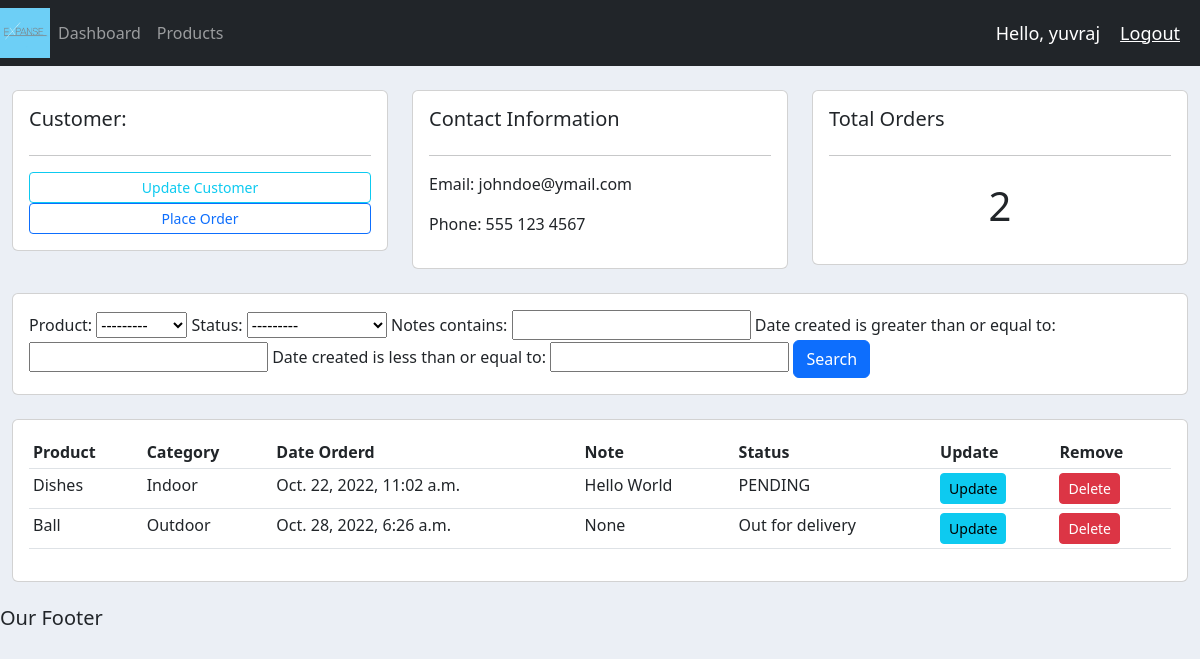
The app's page /customer/1/ (signed in) with its own data.
### accounts/models.py (models this page shows, shortened)
class Customers(models.Model):
    user = models.OneToOneField(User, null=True, on_delete = models.CASCADE)
    name = models.CharField(max_length=200, null=True)
    phone = models.CharField(max_length=200, null = True)
    email = models.CharField(max_length=200, null = True)
    profile_pic = models.ImageField(default = 'profileicon.jpg',null=True, blank=True)
    date_created = models.DateTimeField(auto_now_add=True, null=True)

class Order(models.Model):
    STATUS = (
        ('PENDING', 'PENDING'),
        ('Out for delivery', 'Out for delivery'),
        ('Delivered', 'Delivered'),
    )
    customer = models.ForeignKey(Customers, null= True, on_delete=models.SET_NULL)
    product = models.ForeignKey(Product, null= True, on_delete=models.SET_NULL)
    date_created = models.DateTimeField(auto_now_add=True, null=True)
    status = models.CharField(max_length=200, null=True, choices = STATUS)
    notes = models.TextField(max_length=1000, null=True)

class Product(models.Model):
    CATEGORY = (
        ('Indoor', 'Indoor'),
        ('Outdoor', 'Outdoor'),
    )
    name = models.CharField(max_length=200, null = True)
    price = models.FloatField(null=True)
    category = models.CharField(max_length=200, null = True, choices = CATEGORY)
    description = models.CharField(max_length=200, null = True, blank=True)
    date_created = models.DateTimeField(auto_now_add=True, null=True)
    tags = models.ManyToManyField(Tag)
    def __str__(self):
        return self.name

### accounts/decorators.py (the view)
        def wrapper_func(request, *args, **kwargs):
            group = None
            if request.user.groups.exists():
                group = request.user.groups.all()[0].name
            if group in allowed_roles:
                return view_func(request, *args, **kwargs)
            else:
                return HttpResponse("You are not authorised")

### accounts/views.py (called while the page is built)
@login_required(login_url='login')
@allowed_users(allowed_roles=['admin'])
def customer(request, pk_test):
    customer = Customers.objects.get(id=pk_test)
    orders = customer.order_set.all()
    orders_count = orders.count()
    myFilter = OrderFilter(request.GET, queryset=orders)
    orders = myFilter.qs
    context = {'customer': customer, 'orders': orders, 'order_count': orders_count, 'myFilter': myFilter}
    return render(request,'accounts/customer.html', context)

### accounts/templates/accounts/customer.html
{% extends 'accounts/main.html' %} {% block content %}
<br />
<div class="row">
  <div class="col-md">
    <div class="card card-body">
      <h5>Customer:</h5>
      <hr />
      <a class="btn btn-outline-info btn-sm btn-block" href=""
        >Update Customer</a
      >
      <a class="btn btn-outline-primary btn-sm btn-block" href="{% url 'create_order' customer.id %}"
        >Place Order</a
      >
    </div>
  </div>
  <div class="col-md">
    <div class="card card-body">
      <h5>Contact Information</h5>
      <hr />
      <p>Email: {{customer.email}}</p>
      <p>Phone: {{customer.phone}}</p>
    </div>
  </div>
  <div class="col-md">
    <div class="card card-body">
      <h5>Total Orders</h5>
      <hr />
      <h1 style="text-align: center; padding: 10px">{{order_count}}</h1>
    </div>
  </div>
</div>
<br />
<div class="row">
  <div class="col">
    <div class="card card-body">
      <form method="get">
        {{myFilter.form}}
        <button class="btn btn-primary" type="submit">Search</button>
      </form>
    </div>
  </div>
</div>
<br />
<div class="row">
  <div class="col-md">
    <div class="card card-body">
      <table class="table table-sm">
        <tr>
          <th>Product</th>
          <th>Category</th>
          <th>Date Orderd</th>
          <th>Note</th>
          <th>Status</th>
          <th>Update</th>
          <th>Remove</th>
        </tr>
        {% for order in orders %}
          <tr>
            <td>{{order.product}}</td>
            <td>{{order.product.category}}</td>
            <td>{{order.date_created}}</td>
            <td>{{order.notes}}</td>
            <td>{{order.status}}</td>
            <td><a class="btn btn-sm btn-info"href="{% url 'update_order' order.id %}">Update</td>
              <td><a class="btn btn-sm btn-danger" href="{% url 'delete_order' order.id %}">Delete</td>
          </tr>
        {% endfor %}
      </table>
    </div>
  </div>
</div>
{% endblock %}

### accounts/templates/accounts/navbar.html (shortened to what this page needs)
{% load static %}
<nav class="navbar navbar-expand-lg navbar-dark bg-dark">
  <img src="{% static 'imgs/expanse1.jpg' %}" width="50" height="50" />
  <div class="collapse navbar-collapse" id="navbarNav">
    <ul class="navbar-nav">
      {% if request.user.is_staff %}
      <li class="nav-item active">
        <a class="nav-link" href="{% url 'home' %}">Dashboard</a>
      </li>
      <li class="nav-item">
        <a class="nav-link" href="{% url 'products' %}">Products</a>
      </li>
      {% else %}
      <li class="nav-item">
        <a class="nav-link" href="{% url 'account' %}">Settings</a>
      </li>
      {% endif %}
    </ul>
  </div>
  <span class="hello-msg">Hello, {{request.user}}</span>
  <span><a class="hello-msg" href="{% url 'logout' %}">Logout</a></span>
</nav>

### static/css/main.css (style rules this page uses)
body { background-color: #ebeff5; }

### accounts/templates/accounts/navbar.html (style rules this page uses)
.hello-msg { font-size: 18px; color: #fff; margin-right: 20px; }

### records on screen
Customers: email "johndoe@ymail.com", phone "555 123 4567"
Order: product "Dishes", product.category "Indoor", date_created "Oct. 22, 2022, 11:02 a.m.", notes "Hello World", status "PENDING"
Order: product "Ball", product.category "Outdoor", date_created "Oct. 28, 2022, 6:26 a.m.", notes "None", status "Out for delivery"

### other values on screen
{{ request.user }} "yuvraj"
{{ order_count }} "2"
